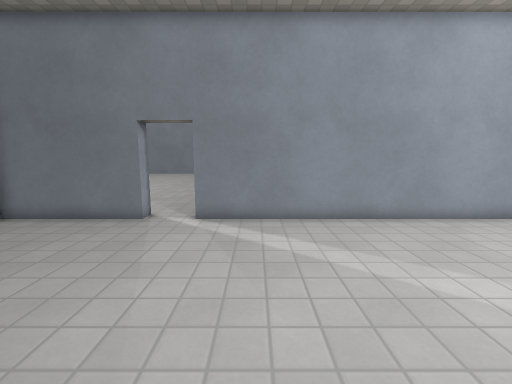
View 1 (above)

16 first-person views from a walk through a 3-D level made in the Godot game engine. The camera is 1.3 m above the floor, tilts 8° down and sees 90° across. The floor is counted in squares, 0.5 m on a side. Each view is taken from the middle of a square. On the plan, view 1 faces up. The plan holds only what a view shows up to about 18 squares ahead; the rest is blank. The place goes on beyond the plan. Surface patterns are stand-ins for the level's own textures.

View 2
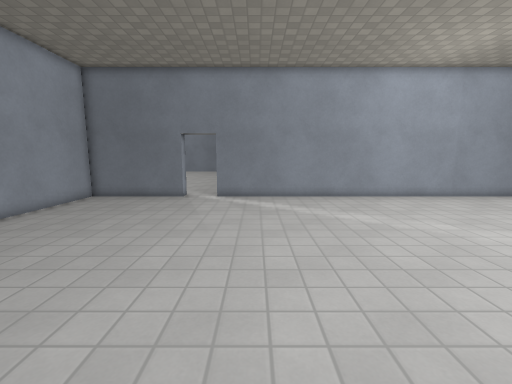

View 3
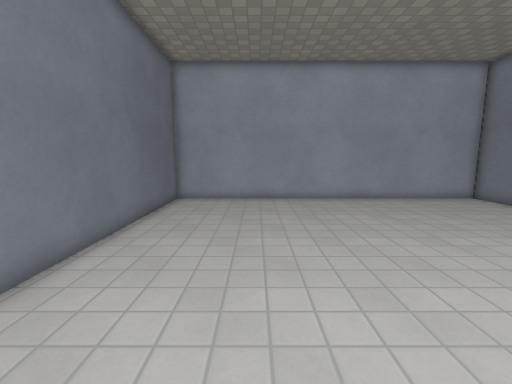

View 4
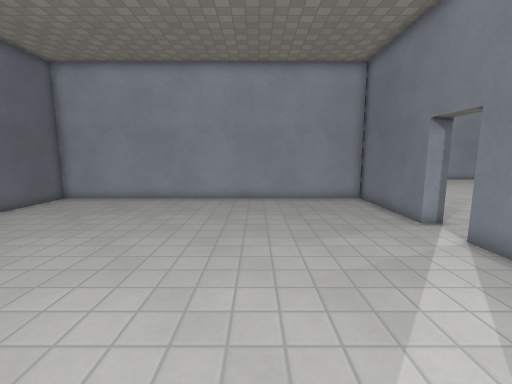

View 5
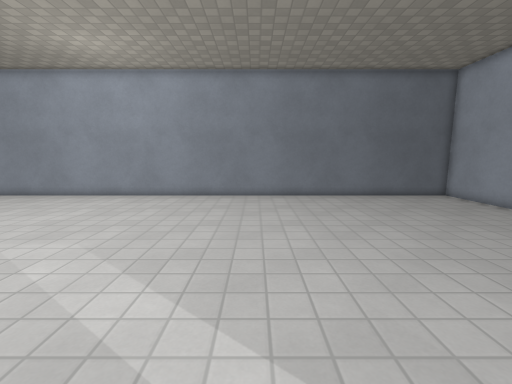

View 6
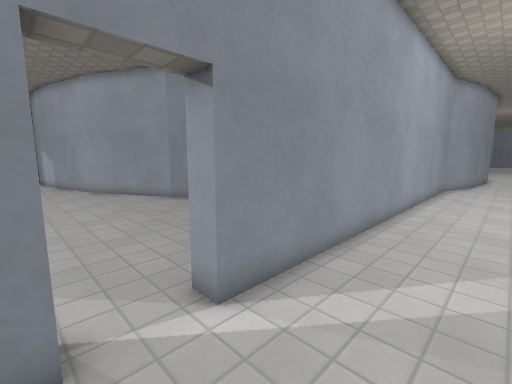

View 7
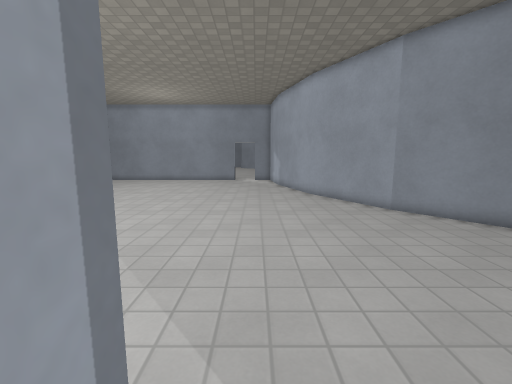

View 8
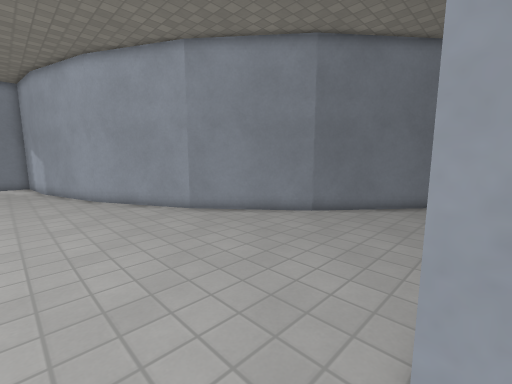

View 9
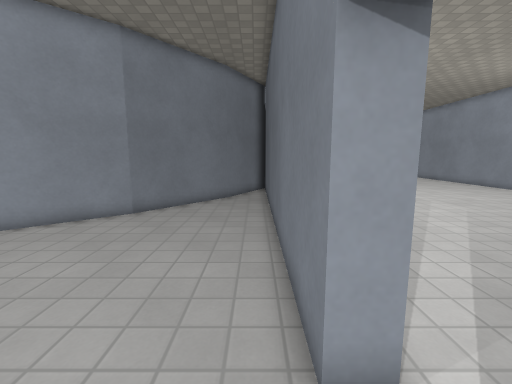

View 10
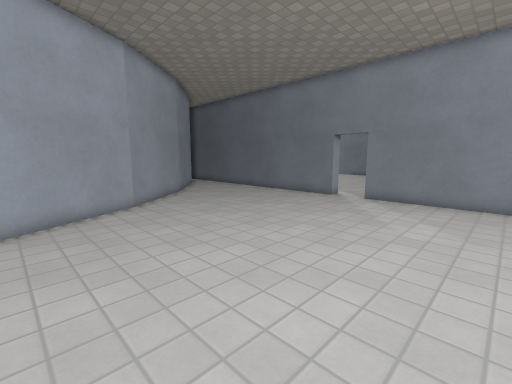

View 11
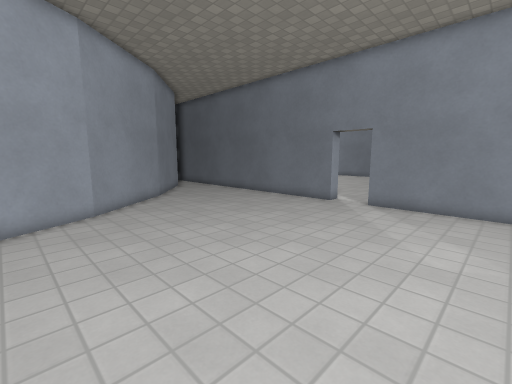

View 12
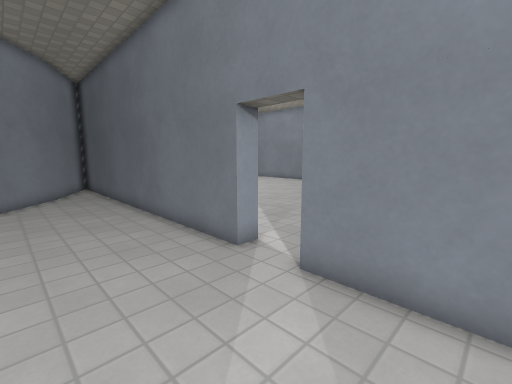

View 13
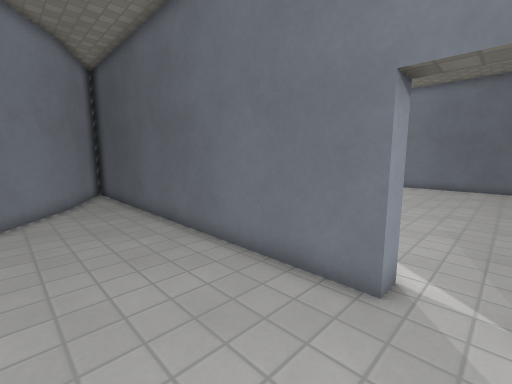

View 14
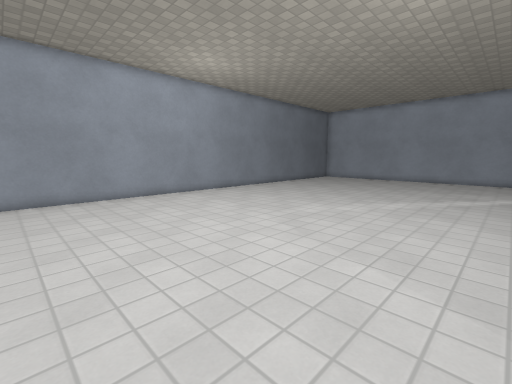

View 15
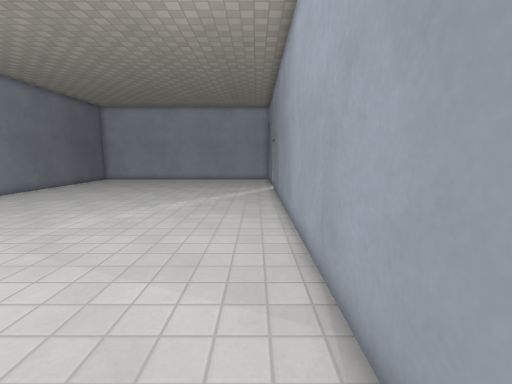

View 16
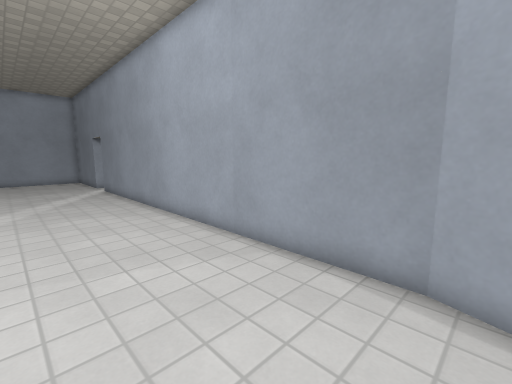

### Floor plan
Points are (right, up) in squares from view 1. A wall is a line through its corners. A room is listed if a view was taken in it or the views show most of it. See-through windows are left out.
Room 1 (views 1, 2, 3, 4, 5, 6, 7, 8, 14, 15, 16)
walls: (-4.7, 11.3) (-4.7, 10.4) (-10.6, 10.4) (-10.6, -7.8) (19.1, -7.8); (19.3, 10.1) (18.1, 10.4) (-2.5, 10.4) (-2.5, 11.3)
ways out: opening at (-3.5, 10.5) to room 2
Room 2 (views 9, 10, 11, 12, 13)
walls: (2.6, 22.2) (-0.3, 27.7); (-2.5, 11.3) (15.8, 11.3) (11.1, 13.8) (6.4, 17.6) (2.5, 22.3); (-0.2, 27.5) (-0.5, 28.6); (-11.1, 11.3) (-4.7, 11.3)
ways out: opening at (-3.5, 10.5) to room 1

Where each view was taken, in squares from view 1:
view 1: 0 up, 0 right, facing up
view 2: 6 down, 0 right, facing up
view 3: 3 down, 5 right, facing left
view 4: 4 up, 5 right, facing left
view 5: 9 up, 2 right, facing down
view 6: 7 up, 5 left, facing up-right
view 7: 10 up, 4 left, facing up
view 8: 11 up, 4 left, facing up-right
view 9: 12 up, 5 left, facing right
view 10: 27 up, 11 left, facing down-right
view 11: 25 up, 10 left, facing down-right
view 12: 16 up, 8 left, facing down-right
view 13: 16 up, 4 left, facing down-right
view 14: 9 up, 19 right, facing down-left
view 15: 9 up, 18 right, facing left
view 16: 5 up, 19 right, facing up-left
